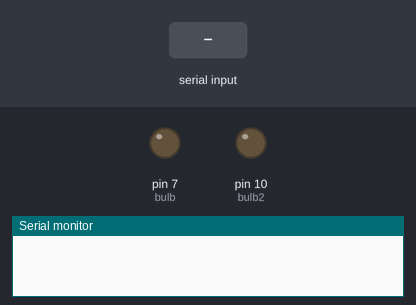
This sketch was run on a simulated Arduino Uno, built with avr-gcc and run on an emulated ATmega328P. Parts: output pins drawn as LEDs (lit = HIGH), the last lines printed to the serial monitor. The inputs (shaded band) are chosen by the test bench.

Above: at 1.2 s.
1.3 s: "INTERRUPT\n" received over Serial
At 2.5 s:
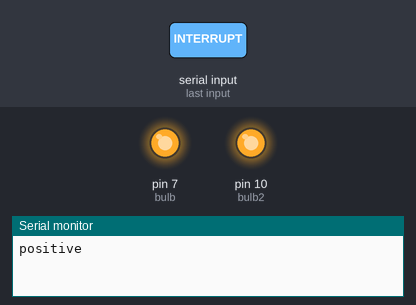
2.8 s: "OFF\n" received over Serial
At 3.8 s:
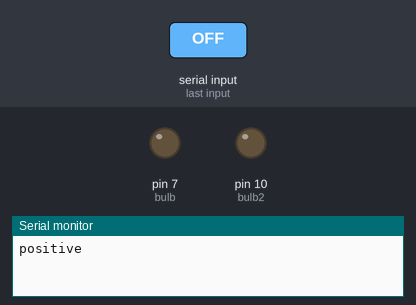
4.3 s: "ON\n" received over Serial
At 4.9 s:
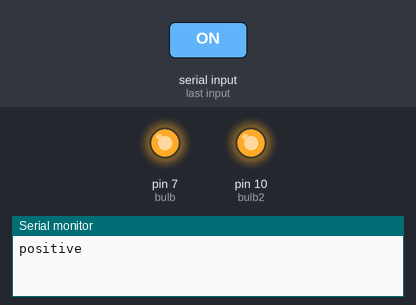
Timing chart, 0 to 7.3 s (numbered marks = the images above; inputs shaded):
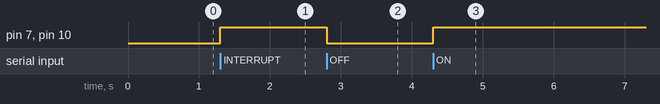

The sketch:

FINALsERIAL.ino
```cpp
int bulb=7;
int bulb2=10;
String inputString = "";
bool stringComplete = false;

void setup() {
  pinMode(bulb,OUTPUT);
  pinMode(bulb2,OUTPUT);
  Serial.begin(38400);
  inputString.reserve(200);
}

void loop() {
  //Runs when data is received from the master
  if (stringComplete) {
    //cleans up the received string
    inputString.trim();
    //turns on the light when it receives ON
    if(inputString=="ON"){
        digitalWrite(bulb,HIGH);
        digitalWrite(bulb2,HIGH);
   }
    //turns off the light when it receives OFF
    else if (inputString=="OFF"){
        digitalWrite(bulb,LOW);
        digitalWrite(bulb2,LOW);
    }
    //This block runs when it receives INTERRUPT from the master
    else if (inputString=="INTERRUPT"){
      //Turns off the light when it was on at the time the interrupt was received
        if(digitalRead(bulb)==HIGH){
          digitalWrite(bulb,LOW);
          digitalWrite(bulb2,LOW);
          Serial.println("negative");
        }
       //Turns on the light when it was off at the time the interrupt was received
        else if (digitalRead(bulb)==LOW){
          digitalWrite(bulb,HIGH);
          digitalWrite(bulb2,HIGH);
          Serial.println("positive");
      }
    }
    inputString = "";
    stringComplete = false;
  }
}

//Receives data from the master
void serialEvent() {
  while (Serial.available()) {
      char inChar = (char)Serial.read();
      inputString += inChar;
      if (inChar == '\n') {
        stringComplete = true;
      }
  }
}
```

Measured:
- after the input at 1.3 s, pin 7 (bulb), pin 10 (bulb2): LOW → HIGH at once
- after the input at 2.8 s, pin 7 (bulb), pin 10 (bulb2): HIGH → LOW at once
- after the input at 4.3 s, pin 7 (bulb), pin 10 (bulb2): LOW → HIGH at once
